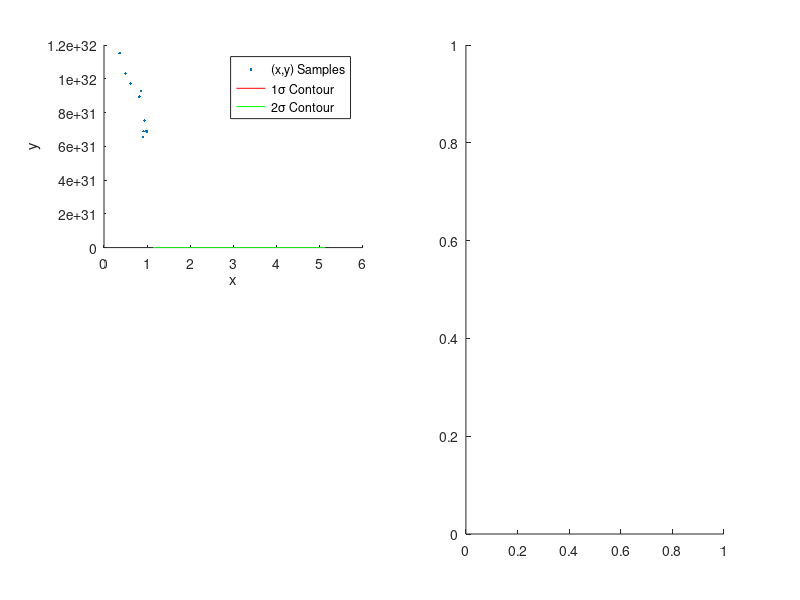

Write MATLAB code to recreate this figure. (Note: this script raises an error after producing the figure.)
%Loads the data from the text file into the workspace
XY = load('2DMonte.txt');

%Defines the standard deviation, and centre (a,b) of the likelihood
%Edit these so they equal the values you chose when you made the data
s=1;
a=3.14;
b=10;

%Creates circles of radius 1sigma and 2sigma, for ilustrative purposes
x12 = linspace(-s+a,s+a,10000);
y1 = b + sqrt(s^2 - (x12-a).^2);
y2 = b - sqrt(s^2 - (x12-a).^2);
x34 = linspace(-2*s+a,2*s+a,10000);
y3 = b + sqrt(4*s^2 - (x34-a).^2);
y4 = b - sqrt(4*s^2 - (x34-a).^2);

%Makes a figure featuring an (x,y) scatter and a histogram.
%Also now features a nice colourmap, and rings shwoing 1 and 2 sigma.
%It only really looks good when you maximise the plot window.
subplot(2,2,1)
samp = scatter(XY(:,1),XY(:,2),'.')
xlabel('x')
ylabel('y')
hold on
c1 = plot(x12,y1,'r')
plot(x12,y2,'r')
c2 = plot(x34,y3,'g')
plot(x34,y4,'g')
legend([samp,c1,c2],{'(x,y) Samples','1\sigma Contour','2\sigma Contour'})
%daspect([1 1 1])
hold off;

subplot(2,2,[2,4])
hist3(XY,[20 20])
xlabel('x')
ylabel('y')
zlabel('Sample Density')
set(get(gca,'child'),'FaceColor','interp','CDataMode','auto')

subplot(2,2,3)
n = hist3(XY,[20 20]);
n1 = n';
n1(size(n,1) + 1, size(n,2) + 1) = 0;
xb = linspace(min(XY(:,1)),max(XY(:,1)),size(n,1)+1);
yb = linspace(min(XY(:,2)),max(XY(:,2)),size(n,1)+1);
h = pcolor(xb,yb,n1);
h.ZData = ones(size(n1)) * -max(max(n));
colormap(hsv)
hold on
plot(x12,y1,'k')
plot(x12,y2,'k')
plot(x34,y3,'k')
plot(x34,y4,'k')
xlabel('x')
ylabel('y')

%Some of the code is lifted from the MATLAB documentation on hist3
